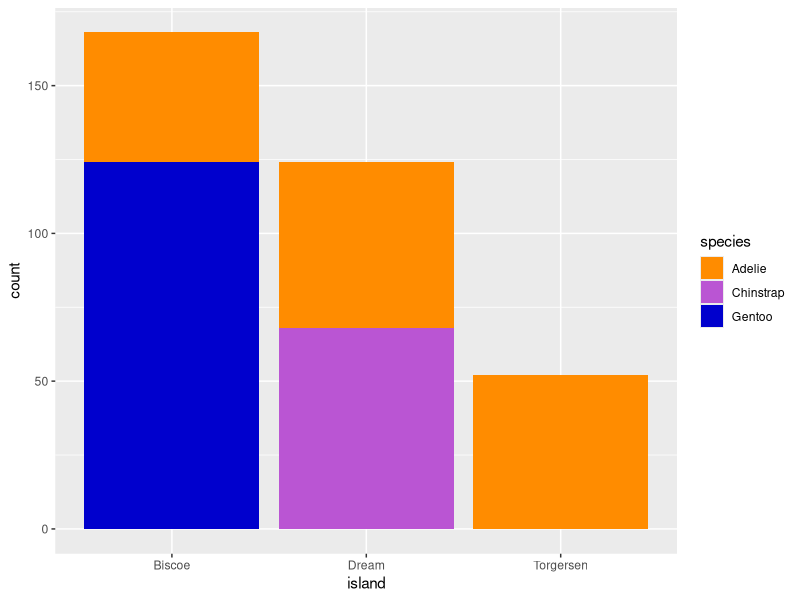
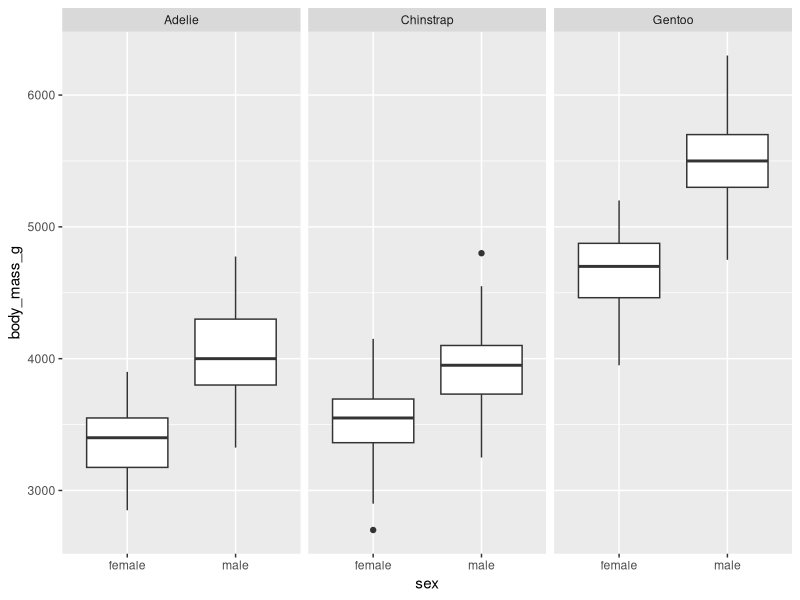

Write the R code that produced these figures, in order.
##Script de la práctica##

#Instalacion y carga de paquetes#
#install.packages("palmerpenguins")
library(palmerpenguins)
library(dplyr)
library(plyr)
library(ggplot2)

#Carga de los datos
data(package = "palmerpenguins", penguins)

##Ejercicio 1##

#Número de individuos totales, masculinos y femeninos por especie
penguins_sex <- penguins %>% 
  select(species, sex)%>% 
  dplyr::count(species)%>% 
  glimpse()

#La media, desviación estándar, valor mínimo y máximo de la longitud y profundidad del pico, 
#la longitud de la aleta y el tamaño

penguins_stats <- penguins %>%
  select(bill_length_mm, bill_depth_mm, flipper_length_mm, body_mass_g)%>% 
  summarise(mean_length = mean(bill_length_mm, na.rm = TRUE),
            sd_bill_length = sd(bill_length_mm, na.rm = TRUE),
            min_bill_length = min(bill_length_mm, na.rm = TRUE),
            max_bill_length = max(bill_length_mm, na.rm = TRUE),
            mean_bill_depth = mean(bill_depth_mm, na.rm = TRUE),
            sd_bill_depth = sd(bill_depth_mm, na.rm = TRUE),
            min_bill_depth = min(bill_depth_mm, na.rm = TRUE),
            max_bill_depth = max(bill_depth_mm, na.rm = TRUE),
            mean_flipper_length = mean(flipper_length_mm, na.rm = TRUE),
            sd_flipper_length = sd(flipper_length_mm, na.rm = TRUE),
            min_flipper_length = min(flipper_length_mm, na.rm = TRUE),
            max_flipper_length = max(flipper_length_mm, na.rm = TRUE),
            mean_body_mass = mean(body_mass_g, na.rm = TRUE),
            sd_body_mass = sd(body_mass_g, na.rm = TRUE),
            min_body_mass = min(body_mass_g, na.rm = TRUE),
            max_body_mass = max(body_mass_g, na.rm = TRUE)) %>%
  glimpse()

##Ejercicio 2##

#Un gráfico de barras que represente el número de individuos muestreados de cada especie en cada isla,
#representando las especies en diferentes colores (chinstrap – morado, gentoo – azul, adelie – naranja)

graf_stats <- penguins %>% 
  select(species, island) 

ggplot(data=graf_stats) +
  geom_bar(aes(x=island, fill=species)) +
  scale_fill_manual(values=c("darkorange", "mediumorchid", "mediumblue"))

summary(graf_stats)
#Contesta a las siguientes preguntas: ¿qué especie se ha muestreado en las tres islas? 

print("La especie Adelie se ha muestreado en las tres islas")

#¿cuántos individuos se han muestreado de la isla Dream?

print("En la isla de dream se han muestreado 124 individuos")

##Ejercicio 3##

#Un gráfico multipanel de cajas y bigotes del tamaño de los pingüinos según su sexo, 
#donde aparezca un panel para cada especie. 

penguins_na_rm <- penguins[complete.cases(penguins), ]

ggplot(data = penguins_na_rm) + 
  geom_boxplot(aes(x = sex, y = body_mass_g), na.rm = TRUE) +
  facet_grid(cols = vars(species))

#Contesta a las siguientes preguntas: ¿qué especie tiene mayor tamaño? 

print("La especie Gentoo tiene un mayor tamaño")

#¿en qué especie las hembras y los machos tienen un tamaño más similar?

print("La especie Chinstrap tiene un tamaño mas similar entre machos y hembras")